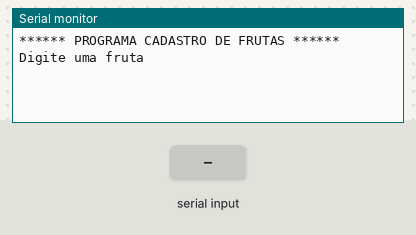
Recording of a sketch running on a simulated Arduino Uno, built with avr-gcc and run on an emulated ATmega328P. On the bench: the last lines printed to the serial monitor. The test bench sets the inputs (shaded band).

Above: at 1.2 s.
1.3 s: "90,45\n" received over Serial
At 3.4 s:
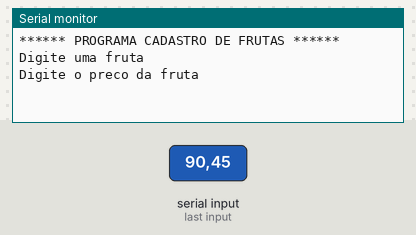
3.8 s: "30,150\n" received over Serial
At 5.4 s:
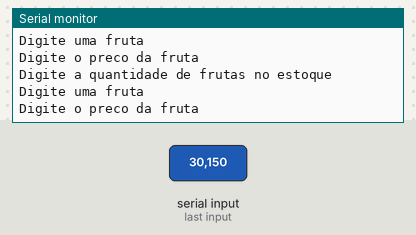

Measured:
- after the input at 1.3 s, the serial monitor: prints a new line after 1.0 s (image 1)
- after the input at 3.8 s, the serial monitor: prints a new line at once (image 2)

The sketch:

frutas1.ino
```cpp
// C++ code
//
String frutas[5];
float precoFrutas[5];
int quantidade[5];

void setup()
{
  Serial.begin(9600);
  Serial.println("****** PROGRAMA CADASTRO DE FRUTAS ******");


}

void loop()
{
 for(int i = 0; i < 5; i++)
 { //cadastra uma fruta
   Serial.println("Digite uma fruta");
   while(!Serial.available());
   frutas[i] = Serial.readString();

   //precifica a fruta
   Serial.println("Digite o preco da fruta");
   while(!Serial.available());
   precoFrutas[i] = Serial.parseFloat();

    //quantidade de frutas no estoque
   Serial.println("Digite a quantidade de frutas no estoque");
   while(!Serial.available());
   quantidade[i] = Serial.parseInt();


 }

  Serial.println("****** Listagem das frutas ******");
  Serial.println();

  for(int i = 0; i < 5; i++){
    Serial.println("Produto: " + frutas[i]);
    Serial.println("Preco: R$" + String(precoFrutas[i]));
    Serial.println("quantidade: " + String(quantidade[i]));
    Serial.println("___");
  }
 //pedir as frutas para o usuario
 //guardar cada fruta no compartimento correto
}
```
